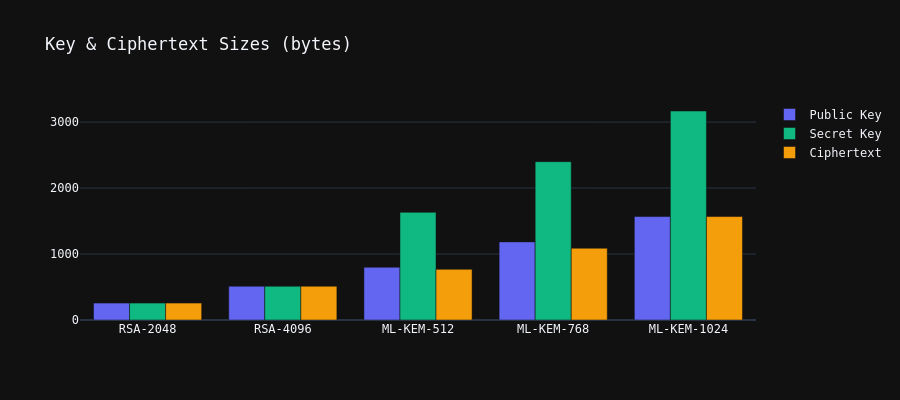

The notebook cell this image was saved under:
### Code cell
# Interactive widgets
from zipminator.jupyter.widgets import key_size_comparison, entropy_monitor
key_size_comparison()

### Figure 1 — Plotly figure (JSON) as saved in the notebook; plotly's stock layout.template omitted (floating-point values rounded to 4 significant figures)
{"data": [{"marker": {"color": "#6366f1"}, "name": "Public Key", "type": "bar", "x": ["RSA-2048", "RSA-4096", "ML-KEM-512", "ML-KEM-768", "ML-KEM-1024"], "y": [256, 512, 800, 1184, 1568]}, {"marker": {"color": "#10b981"}, "name": "Secret Key", "type": "bar", "x": ["RSA-2048", "RSA-4096", "ML-KEM-512", "ML-KEM-768", "ML-KEM-1024"], "y": [256, 512, 1632, 2400, 3168]}, {"marker": {"color": "#f59e0b"}, "name": "Ciphertext", "type": "bar", "x": ["RSA-2048", "RSA-4096", "ML-KEM-512", "ML-KEM-768", "ML-KEM-1024"], "y": [256, 512, 768, 1088, 1568]}], "layout": {"barmode": "group", "font": {"family": "JetBrains Mono, monospace"}, "height": 400, "title": {"text": "Key & Ciphertext Sizes (bytes)"}}}
